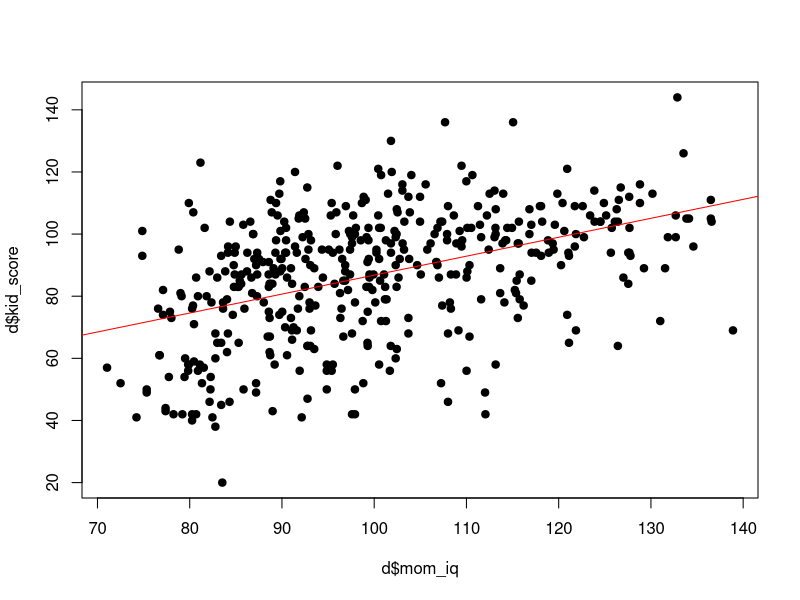
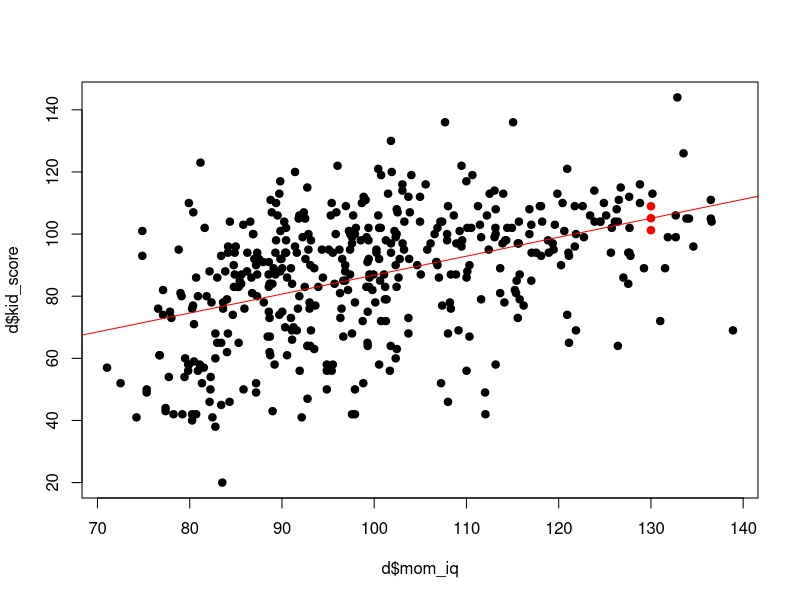
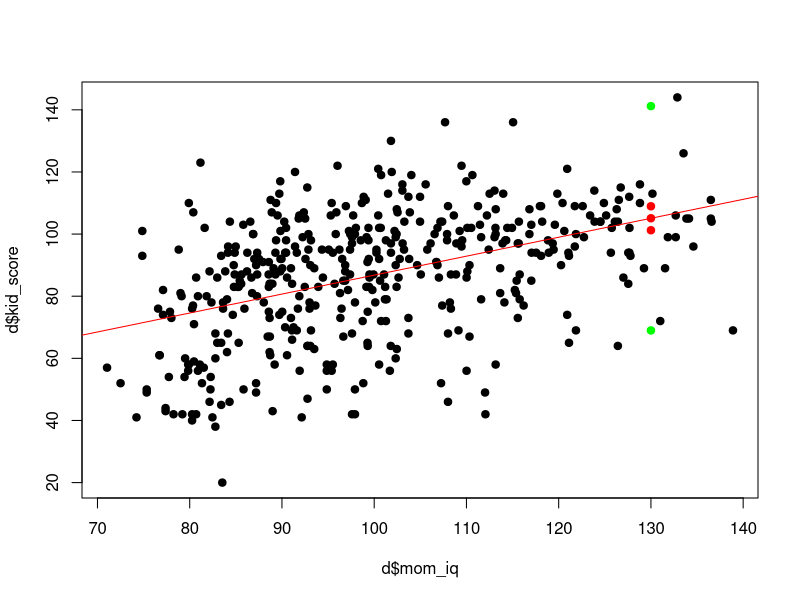

Write R code to recreate these figures, in order.
## ---- chunk 1
knitr::opts_chunk$set(echo = TRUE)
## ---- chunk 2
d = read.csv("datos/kidiq.csv")
str(d)
## ---- chunk 3
d$mom_hs = factor(d$mom_hs, labels = c("no","yes"))
d$mom_work = factor(d$mom_work)
## ---- chunk 4
m = lm(kid_score ~ mom_iq, data = d)
plot(d$mom_iq, d$kid_score, pch = 19)
abline(m, col = "red", lwd = 1)
## ---- chunk 5
xp = matrix(c(1, 130), ncol = 1)
n = nrow(d)
beta_e = coef(m)
sR2 = sum(resid(m)^2)/(n-2)
X = model.matrix(m)
mat = t(xp) %*% solve(t(X) %*% X) %*% xp
(yp_medio = t(xp) %*% beta_e)
yp_medio[1,1] + c(-1,1)*qt(0.975,n-2)*sqrt(sR2*(mat[1,1]))
## ---- chunk 6
xp1 = data.frame(mom_iq = 130)
(yp_medio1 = predict(m, newdata = xp1, interval = "confidence", level = 0.95))
## ---- chunk 7
plot(d$mom_iq, d$kid_score, pch = 19)
abline(m, col = "red", lwd = 1)
points(xp1$mom_iq, yp_medio1[1], col = "red", pch = 19) # prediccion puntual
points(xp1$mom_iq, yp_medio1[2], col = "red", pch = 19) # limite inferior int. conf.
points(xp1$mom_iq, yp_medio1[3], col = "red", pch = 19) # limite superior int. conf.
## ---- chunk 8
(yp = yp_medio[1,1] + c(-1,1)*qt(0.975,n-2)*sqrt(sR2*(1 + mat[1,1])))
## ---- chunk 9
(yp1 = predict(m, newdata = xp1, interval = "prediction", level = 0.95))
## ---- chunk 10
plot(d$mom_iq, d$kid_score, pch = 19)
abline(m, col = "red", lwd = 1)
points(xp1$mom_iq, yp_medio1[1], col = "red", pch = 19) # prediccion puntual
points(xp1$mom_iq, yp_medio1[2], col = "red", pch = 19) # limite inferior int. conf.
points(xp1$mom_iq, yp_medio1[3], col = "red", pch = 19) # limite superior int. conf.
points(xp1$mom_iq, yp1[2], col = "green", pch = 19) # limite inferior int. pred.
points(xp1$mom_iq, yp1[3], col = "green", pch = 19) # limite superior int. pred.
## ---- chunk 11
m2 = lm(kid_score ~ mom_iq + mom_hs + mom_age + mom_work, data = d)
summary(m2)
## ---- chunk 12
xp = matrix(c(1, 130, 0, 25, 0, 1, 0), ncol = 1)
beta_e = coef(m2)
sR2 = sum(resid(m2)^2)/(n-6-1)
X = model.matrix(m2)
mat = t(xp) %*% solve(t(X) %*% X) %*% xp
# prediccion del valor medio
(yp_medio = t(xp) %*% beta_e)
# intervalo de confianza
yp_medio[1,1] + c(-1,1)*qt(0.975,n-6-1)*sqrt(sR2*(mat[1,1]))
## ---- chunk 13
xp1 = data.frame(mom_iq = 130, mom_hs = "no", mom_age = 25, mom_work = "3")
(yp_medio1 = predict(m2, newdata = xp1, interval = "confidence", level = 0.95))
## ---- chunk 14
(yp = yp_medio[1,1] + c(-1,1)*qt(0.975,n-6-1)*sqrt(sR2*(1 + mat[1,1])))
## ---- chunk 15
(yp1 = predict(m2, newdata = xp1, interval = "prediction", level = 0.95))
## ---- chunk 16
B = 1000
yp_medio_b = rep(0,B)
e = resid(m2)
for (b in 1:B){
  eb = sample(e, replace = T)
  yb = fitted(m2) + eb
  mb = lm(yb ~ mom_iq + mom_hs + mom_age + mom_work, data = d)
  yp_medio_b[b] = predict(mb, newdata = xp1, interval = "none", level = 0.95)
}
## ---- chunk 17
quantile(yp_medio_b, probs = c(0.025, 0.975))
## ---- chunk 18
yp_b = rep(0,B)
e = resid(m2)
# hacemos que los residuos tengan la varianza teorica (e/sR)*sqrt(sR2*(1+mat))
e1 = e * sqrt(1 + mat[1,1])
for (b in 1:B){
  yp_b[b] = yp_medio_b[b] + sample(e1, 1)
}
## ---- chunk 19
# intervalo de predicccion
quantile(yp_b, probs = c(0.025, 0.975))
